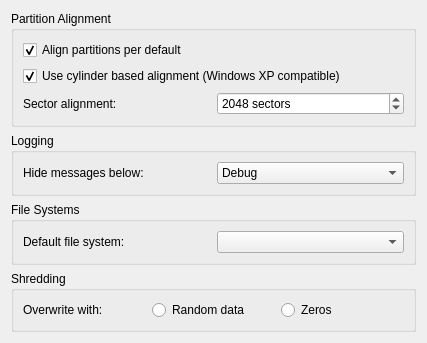
<?xml version="1.0" encoding="UTF-8"?>
<ui version="4.0">
 <class>ConfigurePageGeneral</class>
 <widget class="QWidget" name="ConfigurePageGeneral">
  <property name="geometry">
   <rect>
    <x>0</x>
    <y>0</y>
    <width>427</width>
    <height>327</height>
   </rect>
  </property>
  <layout class="QVBoxLayout" name="verticalLayout">
   <item>
    <widget class="QGroupBox" name="groupBox_2">
     <property name="sizePolicy">
      <sizepolicy hsizetype="Preferred" vsizetype="Preferred">
       <horstretch>0</horstretch>
       <verstretch>1</verstretch>
      </sizepolicy>
     </property>
     <property name="title">
      <string>Partition Alignment</string>
     </property>
     <layout class="QGridLayout" name="gridLayout_3">
      <item row="1" column="0" colspan="2">
       <widget class="QCheckBox" name="kcfg_useCylinderAlignment">
        <property name="text">
         <string>Use cylinder based alignment (Windows XP compatible)</string>
        </property>
        <property name="checked">
         <bool>true</bool>
        </property>
       </widget>
      </item>
      <item row="2" column="0">
       <widget class="QLabel" name="label">
        <property name="enabled">
         <bool>true</bool>
        </property>
        <property name="text">
         <string>Sector alignment:</string>
        </property>
        <property name="buddy">
         <cstring>kcfg_sectorAlignment</cstring>
        </property>
       </widget>
      </item>
      <item row="2" column="1">
       <widget class="QSpinBox" name="kcfg_sectorAlignment">
        <property name="enabled">
         <bool>true</bool>
        </property>
        <property name="suffix">
         <string> sectors</string>
        </property>
        <property name="maximum">
         <number>16777215</number>
        </property>
        <property name="singleStep">
         <number>512</number>
        </property>
        <property name="value">
         <number>2048</number>
        </property>
       </widget>
      </item>
      <item row="0" column="0" colspan="2">
       <widget class="QCheckBox" name="kcfg_alignDefault">
        <property name="text">
         <string>Align partitions per default</string>
        </property>
        <property name="checked">
         <bool>true</bool>
        </property>
       </widget>
      </item>
     </layout>
    </widget>
   </item>
   <item>
    <widget class="QGroupBox" name="groupBox_3">
     <property name="sizePolicy">
      <sizepolicy hsizetype="Preferred" vsizetype="Preferred">
       <horstretch>0</horstretch>
       <verstretch>1</verstretch>
      </sizepolicy>
     </property>
     <property name="title">
      <string>Logging</string>
     </property>
     <layout class="QHBoxLayout" name="horizontalLayout">
      <item>
       <widget class="QLabel" name="label_2">
        <property name="text">
         <string>Hide messages below:</string>
        </property>
        <property name="buddy">
         <cstring>kcfg_minLogLevel</cstring>
        </property>
       </widget>
      </item>
      <item>
       <widget class="QComboBox" name="kcfg_minLogLevel">
        <item>
         <property name="text">
          <string>Debug</string>
         </property>
        </item>
        <item>
         <property name="text">
          <string>Information</string>
         </property>
        </item>
        <item>
         <property name="text">
          <string>Warning</string>
         </property>
        </item>
        <item>
         <property name="text">
          <string>Error</string>
         </property>
        </item>
       </widget>
      </item>
     </layout>
    </widget>
   </item>
   <item>
    <widget class="QGroupBox" name="groupBox_4">
     <property name="sizePolicy">
      <sizepolicy hsizetype="Preferred" vsizetype="Preferred">
       <horstretch>0</horstretch>
       <verstretch>1</verstretch>
      </sizepolicy>
     </property>
     <property name="title">
      <string>File Systems</string>
     </property>
     <layout class="QHBoxLayout" name="horizontalLayout_2">
      <item>
       <widget class="QLabel" name="label_3">
        <property name="text">
         <string>Default file system:</string>
        </property>
        <property name="buddy">
         <cstring>m_ComboDefaultFileSystem</cstring>
        </property>
       </widget>
      </item>
      <item>
       <widget class="QComboBox" name="m_ComboDefaultFileSystem"/>
      </item>
     </layout>
    </widget>
   </item>
   <item>
    <widget class="QGroupBox" name="groupBox_5">
     <property name="sizePolicy">
      <sizepolicy hsizetype="Preferred" vsizetype="Preferred">
       <horstretch>0</horstretch>
       <verstretch>1</verstretch>
      </sizepolicy>
     </property>
     <property name="title">
      <string>Shredding</string>
     </property>
     <layout class="QHBoxLayout" name="horizontalLayout_4">
      <item>
       <widget class="QLabel" name="label_5">
        <property name="text">
         <string>Overwrite with:</string>
        </property>
       </widget>
      </item>
      <item>
       <widget class="QRadioButton" name="radioButton">
        <property name="text">
         <string>Random data</string>
        </property>
        <attribute name="buttonGroup">
         <string notr="true">kcfg_shredSource</string>
        </attribute>
       </widget>
      </item>
      <item>
       <widget class="QRadioButton" name="radioButton_2">
        <property name="text">
         <string>Zeros</string>
        </property>
        <attribute name="buttonGroup">
         <string notr="true">kcfg_shredSource</string>
        </attribute>
       </widget>
      </item>
     </layout>
    </widget>
   </item>
  </layout>
 </widget>
 <resources/>
 <connections/>
 <buttongroups>
  <buttongroup name="kcfg_shredSource"/>
 </buttongroups>
</ui>
